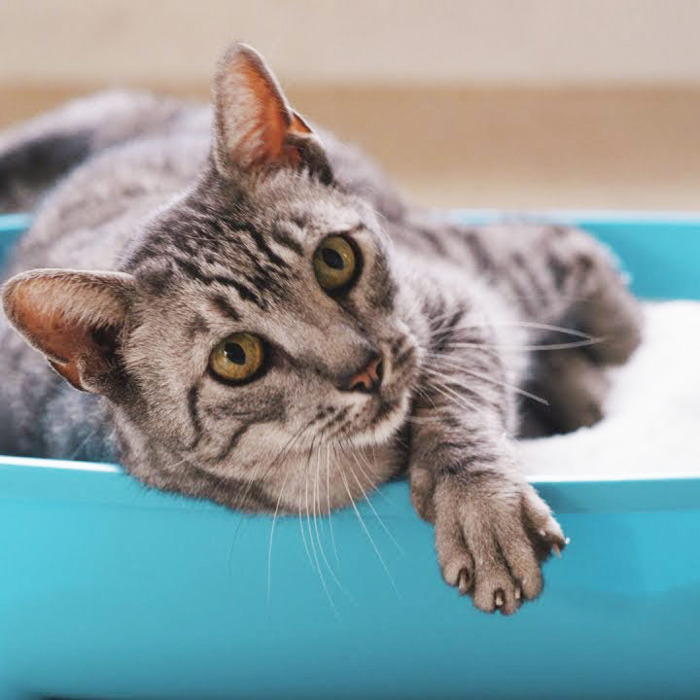
#> input picture preprocessing/test_image/10-kitty-litter-leded.w700.h700.jpg, 700 x 700 px; its folder holds only this picture in this run
$ python test_img_preprocess.py
#> lines starting #> are read from the running program, lines starting #| are printed output that depends on the picture
from PIL import Image
import os

def main(folder_1):
#> called with folder_1 = 'preprocessing/test_image'
    for dirpath_1,_,filenames_1 in os.walk(folder_1):
        for f_1 in filenames_1:
            if f_1 != ".DS_Store":
                abspath_1 = os.path.abspath(os.path.join(dirpath_1, f_1))
                img = Image.open(abspath_1)
#> img is the input picture: PIL image 700x700 RGB; mean R, G, B 140.9, 154.9, 155.6
                # resize of the image
                img = img.resize((640,480))
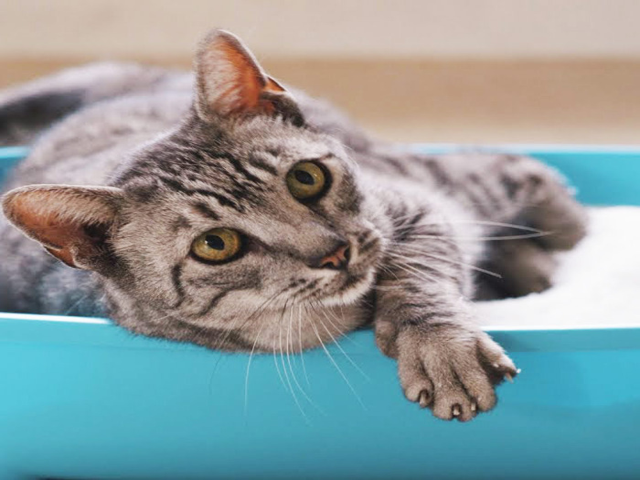
#> img: PIL image 640x480 RGB; mean R, G, B 140.9, 154.9, 155.6
                # rotation of the image
                #img = img.rotate(90)
                img.save("processed_image/"+f_1.split('.')[0]+'.jpg')
                print('Image',f_1, 'preprocessing is done!' )

if __name__ == '__main__':

    Package_dir = os.path.dirname(os.path.realpath(__file__))
    folder_1 = Package_dir + '/test_image'
    main(folder_1)
